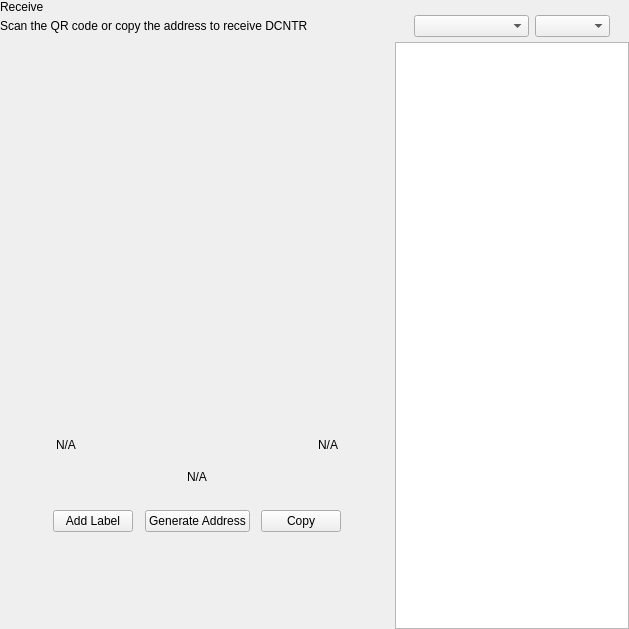
<?xml version="1.0" encoding="UTF-8"?>
<ui version="4.0">
 <class>ReceiveWidget</class>
 <widget class="QWidget" name="ReceiveWidget">
  <property name="geometry">
   <rect>
    <x>0</x>
    <y>0</y>
    <width>629</width>
    <height>629</height>
   </rect>
  </property>
  <property name="minimumSize">
   <size>
    <width>0</width>
    <height>0</height>
   </size>
  </property>
  <property name="windowTitle">
   <string>Form</string>
  </property>
  <layout class="QHBoxLayout" name="horizontalLayout_2" stretch="2,1">
   <property name="spacing">
    <number>0</number>
   </property>
   <property name="leftMargin">
    <number>0</number>
   </property>
   <property name="topMargin">
    <number>0</number>
   </property>
   <property name="rightMargin">
    <number>0</number>
   </property>
   <property name="bottomMargin">
    <number>0</number>
   </property>
   <item>
    <widget class="QWidget" name="left" native="true">
     <layout class="QVBoxLayout" name="verticalLayout_3">
      <property name="leftMargin">
       <number>0</number>
      </property>
      <property name="topMargin">
       <number>0</number>
      </property>
      <property name="rightMargin">
       <number>0</number>
      </property>
      <property name="bottomMargin">
       <number>0</number>
      </property>
      <item>
       <layout class="QVBoxLayout" name="verticalLayout_2">
        <property name="spacing">
         <number>0</number>
        </property>
        <property name="leftMargin">
         <number>0</number>
        </property>
        <item>
         <layout class="QHBoxLayout" name="horizontalLayout_3">
          <property name="spacing">
           <number>0</number>
          </property>
          <item>
           <layout class="QVBoxLayout" name="verticalLayout_4">
            <property name="spacing">
             <number>5</number>
            </property>
            <item>
             <widget class="QLabel" name="labelTitle">
              <property name="text">
               <string>Receive</string>
              </property>
             </widget>
            </item>
            <item alignment="Qt::AlignTop">
             <widget class="QLabel" name="labelSubtitle1">
              <property name="text">
               <string>Scan the QR code or copy the address to receive DCNTR</string>
              </property>
             </widget>
            </item>
           </layout>
          </item>
          <item>
           <spacer name="horizontalSpacer">
            <property name="orientation">
             <enum>Qt::Horizontal</enum>
            </property>
            <property name="sizeHint" stdset="0">
             <size>
              <width>40</width>
              <height>20</height>
             </size>
            </property>
           </spacer>
          </item>
         </layout>
        </item>
        <item>
         <spacer name="verticalSpacer_2">
          <property name="orientation">
           <enum>Qt::Vertical</enum>
          </property>
          <property name="sizeType">
           <enum>QSizePolicy::Expanding</enum>
          </property>
          <property name="sizeHint" stdset="0">
           <size>
            <width>20</width>
            <height>50</height>
           </size>
          </property>
         </spacer>
        </item>
        <item alignment="Qt::AlignHCenter">
         <widget class="QWidget" name="layoutQR" native="true">
          <property name="maximumSize">
           <size>
            <width>510</width>
            <height>16777215</height>
           </size>
          </property>
          <layout class="QVBoxLayout" name="verticalLayoutQr">
           <item>
            <spacer name="verticalSpacer11">
             <property name="orientation">
              <enum>Qt::Vertical</enum>
             </property>
             <property name="sizeType">
              <enum>QSizePolicy::Fixed</enum>
             </property>
             <property name="sizeHint" stdset="0">
              <size>
               <width>20</width>
               <height>20</height>
              </size>
             </property>
            </spacer>
           </item>
           <item alignment="Qt::AlignHCenter">
            <widget class="QLabel" name="labelQrImg">
             <property name="minimumSize">
              <size>
               <width>260</width>
               <height>260</height>
              </size>
             </property>
             <property name="maximumSize">
              <size>
               <width>260</width>
               <height>260</height>
              </size>
             </property>
             <property name="text">
              <string/>
             </property>
             <property name="alignment">
              <set>Qt::AlignCenter</set>
             </property>
            </widget>
           </item>
           <item>
            <spacer name="verticalSpacer_21">
             <property name="orientation">
              <enum>Qt::Vertical</enum>
             </property>
             <property name="sizeType">
              <enum>QSizePolicy::Fixed</enum>
             </property>
             <property name="sizeHint" stdset="0">
              <size>
               <width>20</width>
               <height>30</height>
              </size>
             </property>
            </spacer>
           </item>
           <item>
            <widget class="QWidget" name="widget" native="true">
             <property name="minimumSize">
              <size>
               <width>0</width>
               <height>0</height>
              </size>
             </property>
             <layout class="QHBoxLayout" name="horizontalLayout_5">
              <item>
               <widget class="QLabel" name="labelLabel">
                <property name="text">
                 <string notr="true">N/A</string>
                </property>
               </widget>
              </item>
              <item>
               <spacer name="horizontalSpacer_2">
                <property name="orientation">
                 <enum>Qt::Horizontal</enum>
                </property>
                <property name="sizeHint" stdset="0">
                 <size>
                  <width>141</width>
                  <height>20</height>
                 </size>
                </property>
               </spacer>
              </item>
              <item>
               <widget class="QLabel" name="labelDate">
                <property name="text">
                 <string notr="true">N/A</string>
                </property>
                <property name="alignment">
                 <set>Qt::AlignRight|Qt::AlignTrailing|Qt::AlignVCenter</set>
                </property>
               </widget>
              </item>
             </layout>
            </widget>
           </item>
           <item>
            <widget class="QLabel" name="labelAddress">
             <property name="sizePolicy">
              <sizepolicy hsizetype="Expanding" vsizetype="Preferred">
               <horstretch>0</horstretch>
               <verstretch>0</verstretch>
              </sizepolicy>
             </property>
             <property name="minimumSize">
              <size>
               <width>300</width>
               <height>0</height>
              </size>
             </property>
             <property name="text">
              <string notr="true">N/A</string>
             </property>
             <property name="alignment">
              <set>Qt::AlignCenter</set>
             </property>
            </widget>
           </item>
           <item>
            <spacer name="verticalSpacer_4">
             <property name="orientation">
              <enum>Qt::Vertical</enum>
             </property>
             <property name="sizeType">
              <enum>QSizePolicy::Fixed</enum>
             </property>
             <property name="sizeHint" stdset="0">
              <size>
               <width>20</width>
               <height>20</height>
              </size>
             </property>
            </spacer>
           </item>
           <item>
            <layout class="QHBoxLayout" name="horizontalLayout_4">
             <item alignment="Qt::AlignHCenter">
              <widget class="QPushButton" name="pushButtonLabel">
               <property name="focusPolicy">
                <enum>Qt::NoFocus</enum>
               </property>
               <property name="text">
                <string>Add Label</string>
               </property>
              </widget>
             </item>
             <item alignment="Qt::AlignHCenter">
              <widget class="QPushButton" name="pushButtonNewAddress">
               <property name="focusPolicy">
                <enum>Qt::NoFocus</enum>
               </property>
               <property name="text">
                <string>Generate Address</string>
               </property>
              </widget>
             </item>
             <item alignment="Qt::AlignHCenter">
              <widget class="QPushButton" name="pushButtonCopy">
               <property name="focusPolicy">
                <enum>Qt::NoFocus</enum>
               </property>
               <property name="text">
                <string>Copy</string>
               </property>
              </widget>
             </item>
            </layout>
           </item>
           <item>
            <spacer name="verticalSpacer_3">
             <property name="orientation">
              <enum>Qt::Vertical</enum>
             </property>
             <property name="sizeType">
              <enum>QSizePolicy::Expanding</enum>
             </property>
             <property name="sizeHint" stdset="0">
              <size>
               <width>20</width>
               <height>20</height>
              </size>
             </property>
            </spacer>
           </item>
          </layout>
         </widget>
        </item>
        <item>
         <spacer name="verticalSpacer">
          <property name="orientation">
           <enum>Qt::Vertical</enum>
          </property>
          <property name="sizeHint" stdset="0">
           <size>
            <width>20</width>
            <height>40</height>
           </size>
          </property>
         </spacer>
        </item>
       </layout>
      </item>
     </layout>
    </widget>
   </item>
   <item>
    <widget class="QWidget" name="right" native="true">
     <layout class="QVBoxLayout" name="verticalLayout_5">
      <property name="spacing">
       <number>0</number>
      </property>
      <property name="leftMargin">
       <number>1</number>
      </property>
      <property name="topMargin">
       <number>0</number>
      </property>
      <property name="rightMargin">
       <number>0</number>
      </property>
      <property name="bottomMargin">
       <number>0</number>
      </property>
      <item>
       <layout class="QVBoxLayout" name="container_right">
        <property name="spacing">
         <number>0</number>
        </property>
        <property name="leftMargin">
         <number>0</number>
        </property>
        <property name="rightMargin">
         <number>0</number>
        </property>
        <item>
         <layout class="QVBoxLayout" name="verticalLayout">
          <property name="spacing">
           <number>6</number>
          </property>
          <property name="leftMargin">
           <number>19</number>
          </property>
          <property name="rightMargin">
           <number>19</number>
          </property>
          <item>
           <widget class="OptionButton" name="btnRequest" native="true"/>
          </item>
          <item>
           <widget class="OptionButton" name="btnMyAddresses" native="true">
            <property name="sizePolicy">
             <sizepolicy hsizetype="Preferred" vsizetype="Minimum">
              <horstretch>0</horstretch>
              <verstretch>0</verstretch>
             </sizepolicy>
            </property>
           </widget>
          </item>
         </layout>
        </item>
        <item>
         <widget class="QWidget" name="sortWidget" native="true">
          <layout class="QHBoxLayout" name="horizontalLayout_6">
           <property name="leftMargin">
            <number>19</number>
           </property>
           <property name="rightMargin">
            <number>19</number>
           </property>
           <property name="bottomMargin">
            <number>5</number>
           </property>
           <item>
            <spacer name="horizontalSpacer_3">
             <property name="orientation">
              <enum>Qt::Horizontal</enum>
             </property>
             <property name="sizeHint" stdset="0">
              <size>
               <width>40</width>
               <height>20</height>
              </size>
             </property>
            </spacer>
           </item>
           <item>
            <widget class="QComboBox" name="comboBoxSort">
             <property name="sizePolicy">
              <sizepolicy hsizetype="Preferred" vsizetype="Fixed">
               <horstretch>0</horstretch>
               <verstretch>0</verstretch>
              </sizepolicy>
             </property>
             <property name="minimumSize">
              <size>
               <width>115</width>
               <height>0</height>
              </size>
             </property>
            </widget>
           </item>
           <item>
            <widget class="QComboBox" name="comboBoxSortOrder">
             <property name="sizePolicy">
              <sizepolicy hsizetype="Preferred" vsizetype="Fixed">
               <horstretch>0</horstretch>
               <verstretch>0</verstretch>
              </sizepolicy>
             </property>
             <property name="minimumSize">
              <size>
               <width>75</width>
               <height>0</height>
              </size>
             </property>
            </widget>
           </item>
          </layout>
         </widget>
        </item>
        <item>
         <widget class="QListView" name="listViewAddress"/>
        </item>
       </layout>
      </item>
     </layout>
    </widget>
   </item>
  </layout>
 </widget>
 <customwidgets>
  <customwidget>
   <class>OptionButton</class>
   <extends>QWidget</extends>
   <header>qt/decentrahub/optionbutton.h</header>
   <container>1</container>
  </customwidget>
 </customwidgets>
 <resources/>
 <connections/>
</ui>
